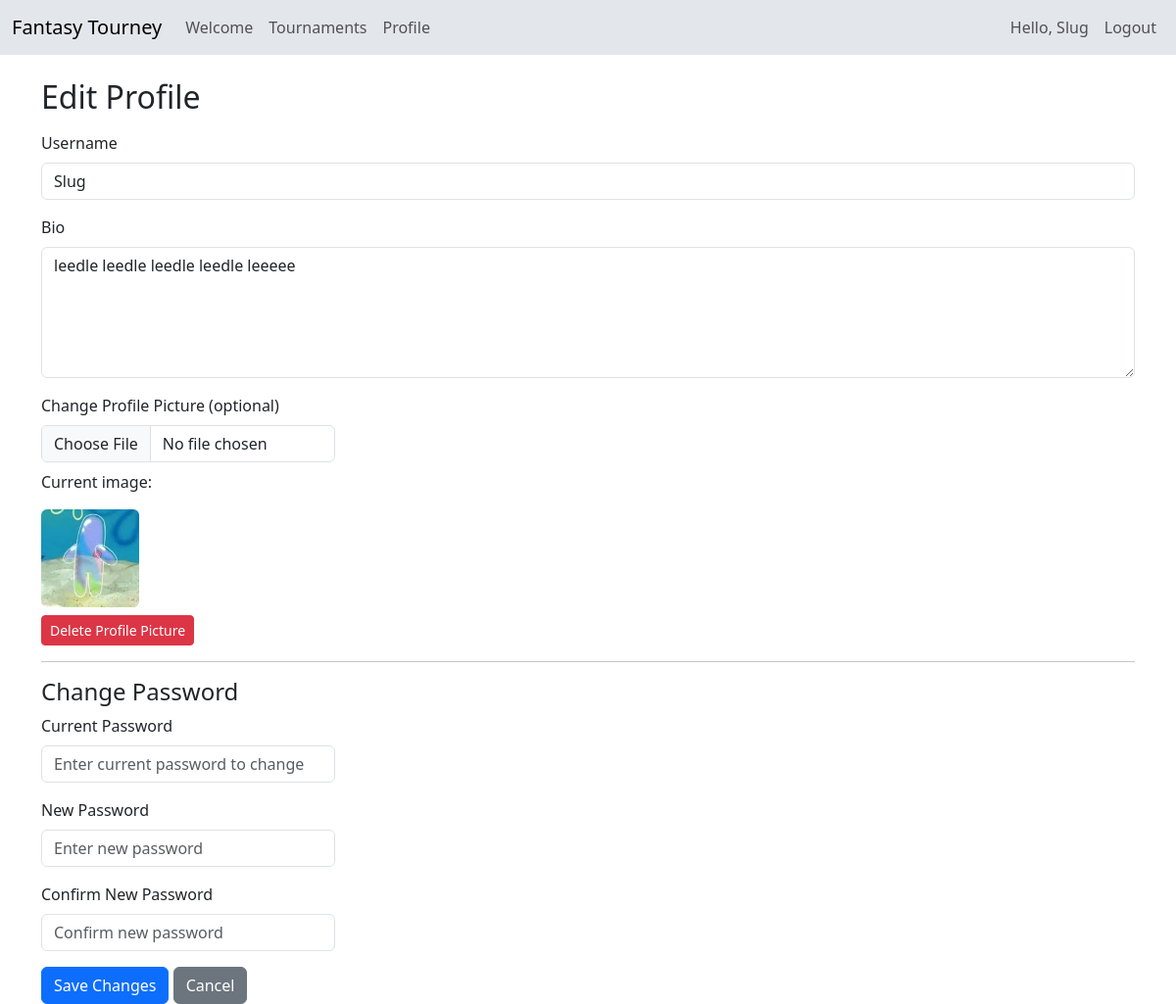
The app's page /edit_profile.php (signed in) with its own data.
### tables this page shows
CREATE TABLE `users` (
  `user_id` int(11) NOT NULL AUTO_INCREMENT,
  `email` varchar(255) NOT NULL CHECK (`email` <> ''),
  `role` enum('admin','player','guest') NOT NULL,
  `displayname` varchar(100) NOT NULL CHECK (`displayname` <> ''),
  `password` varchar(255) NOT NULL CHECK (`password` <> ''),
  `profile_picture` varchar(255) DEFAULT NULL,
  `bio` text DEFAULT NULL,
  PRIMARY KEY (`user_id`),
  UNIQUE KEY `email` (`email`)
);

### edit_profile.php (the view, shortened to what this page needs)
<?php
$db = get_pdo_connection();
$user_id = $_SESSION["user_id"];
$stmt = $db->prepare("
    SELECT displayname, bio, profile_picture
    FROM users
    WHERE user_id = ?
");
$stmt->execute([$user_id]);
$user = $stmt->fetch(PDO::FETCH_ASSOC);
?>
<!DOCTYPE html>
<html>
<head>
    <link href="https://cdn.jsdelivr.net/npm/bootstrap@5.3.0/dist/css/bootstrap.min.css" rel="stylesheet">
</head>
<body>
<?php require_once("navbar.php"); ?>
<div class="container mt-4">
    <h2>Edit Profile</h2>
    <form action="update_profile.php" method="POST" enctype="multipart/form-data" class="mt-3">
        <div class="mb-3">
            <label class="form-label">Username</label>
            <input type="text"
                   id="displayname"
                   name="displayname"
                   class="form-control"
                   value="<?= htmlspecialchars($user['displayname']) ?>"
                   required>
        </div>
        <div class="mb-3">
            <label class="form-label">Bio</label>
            <textarea name="bio" class="form-control" rows="5"><?= htmlspecialchars($user['bio']) ?></textarea>
        </div>
        <div class="mb-3">
            <label class="form-label">Change Profile Picture (optional)</label>
            <input type="file" name="profile_picture" style="max-width: 300px" class="form-control">
            <?php if (!empty($user["profile_picture"])): ?>
                <p class="mt-2">Current image:</p>
                <img src="<?= $user["profile_picture"] ?>?v=<?= time() ?>"
                     class="rounded"
                     style="width:100px;height:100px;object-fit:cover;">
                <div class="mt-2">
                    <a href="delete_profile_picture.php" class="btn btn-danger btn-sm"
                       onclick="return confirm('Remove your profile picture?');">
                        Delete Profile Picture
                    </a>
                </div>
            <?php endif; ?>
        </div>
        <hr>
        <h4>Change Password</h4>
        <div class="mb-3">
            <label class="form-label">Current Password</label>
            <input type="password" name="current_password" class="form-control" style="max-width: 300px" placeholder="Enter current password to change">
        </div>
        <div class="mb-3">
            <label class="form-label">New Password</label>
            <input type="password" name="new_password" class="form-control" style="max-width: 300px" placeholder="Enter new password">
        </div>
        <div class="mb-3">
            <label class="form-label">Confirm New Password</label>
            <input type="password" name="confirm_password" class="form-control" style="max-width: 300px" placeholder="Confirm new password">
        </div>
        <button type="submit" id="saveBtn" class="btn btn-primary">Save Changes</button>
        <a href="profile.php" class="btn btn-secondary">Cancel</a>
    </form>
</div>
</body>
</html>

### records on screen
users: displayname "Slug", bio "leedle leedle leedle leedle leeeee", profile_picture (picture)

### other values on screen
$_SESSION["displayname"] "Slug"
